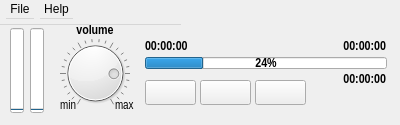
<?xml version="1.0" encoding="UTF-8"?>
<ui version="4.0">
 <class>AudioRecorder</class>
 <widget class="QDialog" name="AudioRecorder">
  <property name="geometry">
   <rect>
    <x>0</x>
    <y>0</y>
    <width>400</width>
    <height>125</height>
   </rect>
  </property>
  <property name="minimumSize">
   <size>
    <width>400</width>
    <height>125</height>
   </size>
  </property>
  <property name="maximumSize">
   <size>
    <width>400</width>
    <height>125</height>
   </size>
  </property>
  <property name="windowTitle">
   <string>AeonWave Audio Recorder</string>
  </property>
  <property name="toolTip">
   <string>&lt;html&gt;&lt;head/&gt;&lt;body&gt;&lt;p&gt;Audio Recorder&lt;/p&gt;&lt;/body&gt;&lt;/html&gt;</string>
  </property>
  <widget class="QMenuBar" name="menubar">
   <property name="geometry">
    <rect>
     <x>0</x>
     <y>0</y>
     <width>181</width>
     <height>25</height>
    </rect>
   </property>
   <widget class="QMenu" name="menuFile">
    <property name="title">
     <string>File</string>
    </property>
    <addaction name="actionOpenDir"/>
    <addaction name="actionOpen"/>
    <addaction name="actionHardware"/>
    <addaction name="actionExit"/>
   </widget>
   <widget class="QMenu" name="menuHelp">
    <property name="title">
     <string>Help</string>
    </property>
    <addaction name="actionLicense"/>
    <addaction name="actionAbout"/>
   </widget>
   <addaction name="menuFile"/>
   <addaction name="menuHelp"/>
  </widget>
  <widget class="QPushButton" name="stopRecord">
   <property name="geometry">
    <rect>
     <x>255</x>
     <y>80</y>
     <width>51</width>
     <height>25</height>
    </rect>
   </property>
   <property name="focusPolicy">
    <enum>Qt::NoFocus</enum>
   </property>
   <property name="toolTip">
    <string>&lt;html&gt;&lt;head/&gt;&lt;body&gt;&lt;p&gt;Stop&lt;/p&gt;&lt;/body&gt;&lt;/html&gt;</string>
   </property>
  </widget>
  <widget class="QLabel" name="timeCurrent">
   <property name="geometry">
    <rect>
     <x>145</x>
     <y>40</y>
     <width>71</width>
     <height>12</height>
    </rect>
   </property>
   <property name="font">
    <font>
     <family>Liberation Sans Narrow</family>
     <pointsize>10</pointsize>
     <weight>75</weight>
     <bold>true</bold>
    </font>
   </property>
   <property name="toolTip">
    <string>&lt;html&gt;&lt;head/&gt;&lt;body&gt;&lt;p&gt;Recording Time&lt;/p&gt;&lt;/body&gt;&lt;/html&gt;</string>
   </property>
   <property name="text">
    <string>00:00:00</string>
   </property>
   <property name="alignment">
    <set>Qt::AlignLeading|Qt::AlignLeft|Qt::AlignVCenter</set>
   </property>
  </widget>
  <widget class="QLabel" name="timeRemaining">
   <property name="geometry">
    <rect>
     <x>315</x>
     <y>40</y>
     <width>71</width>
     <height>12</height>
    </rect>
   </property>
   <property name="font">
    <font>
     <family>Liberation Sans Narrow</family>
     <pointsize>10</pointsize>
     <weight>75</weight>
     <bold>true</bold>
    </font>
   </property>
   <property name="toolTip">
    <string>&lt;html&gt;&lt;head/&gt;&lt;body&gt;&lt;p&gt;Time Remaining&lt;/p&gt;&lt;/body&gt;&lt;/html&gt;</string>
   </property>
   <property name="text">
    <string>00:00:00</string>
   </property>
   <property name="alignment">
    <set>Qt::AlignRight|Qt::AlignTrailing|Qt::AlignVCenter</set>
   </property>
  </widget>
  <widget class="QProgressBar" name="pctRecording">
   <property name="geometry">
    <rect>
     <x>145</x>
     <y>57</y>
     <width>242</width>
     <height>12</height>
    </rect>
   </property>
   <property name="font">
    <font>
     <family>Liberation Sans Narrow</family>
     <pointsize>10</pointsize>
     <weight>75</weight>
     <bold>true</bold>
    </font>
   </property>
   <property name="value">
    <number>24</number>
   </property>
  </widget>
  <widget class="QPushButton" name="startRecord">
   <property name="geometry">
    <rect>
     <x>145</x>
     <y>80</y>
     <width>51</width>
     <height>25</height>
    </rect>
   </property>
   <property name="focusPolicy">
    <enum>Qt::NoFocus</enum>
   </property>
   <property name="toolTip">
    <string>&lt;html&gt;&lt;head/&gt;&lt;body&gt;&lt;p&gt;Record&lt;/p&gt;&lt;/body&gt;&lt;/html&gt;</string>
   </property>
  </widget>
  <widget class="QLabel" name="timeTotal">
   <property name="geometry">
    <rect>
     <x>315</x>
     <y>73</y>
     <width>71</width>
     <height>12</height>
    </rect>
   </property>
   <property name="font">
    <font>
     <family>Liberation Sans Narrow</family>
     <pointsize>10</pointsize>
     <weight>75</weight>
     <bold>true</bold>
    </font>
   </property>
   <property name="toolTip">
    <string>&lt;html&gt;&lt;head/&gt;&lt;body&gt;&lt;p&gt;Total Time&lt;/p&gt;&lt;/body&gt;&lt;/html&gt;</string>
   </property>
   <property name="layoutDirection">
    <enum>Qt::LeftToRight</enum>
   </property>
   <property name="text">
    <string>00:00:00</string>
   </property>
   <property name="alignment">
    <set>Qt::AlignRight|Qt::AlignTrailing|Qt::AlignVCenter</set>
   </property>
  </widget>
  <widget class="QPushButton" name="pauseRecord">
   <property name="geometry">
    <rect>
     <x>200</x>
     <y>80</y>
     <width>51</width>
     <height>25</height>
    </rect>
   </property>
   <property name="focusPolicy">
    <enum>Qt::NoFocus</enum>
   </property>
   <property name="toolTip">
    <string>&lt;html&gt;&lt;head/&gt;&lt;body&gt;&lt;p&gt;Pause&lt;/p&gt;&lt;/body&gt;&lt;/html&gt;</string>
   </property>
  </widget>
  <widget class="QProgressBar" name="VUleft">
   <property name="geometry">
    <rect>
     <x>10</x>
     <y>28</y>
     <width>14</width>
     <height>85</height>
    </rect>
   </property>
   <property name="font">
    <font>
     <pointsize>10</pointsize>
     <weight>75</weight>
     <bold>true</bold>
    </font>
   </property>
   <property name="toolTip">
    <string>&lt;html&gt;&lt;head/&gt;&lt;body&gt;&lt;br&gt;Left channel&lt;/br&gt;&lt;br&gt;VU meter&lt;/br&gt;&lt;/body&gt;&lt;/html&gt;</string>
   </property>
   <property name="value">
    <number>0</number>
   </property>
   <property name="orientation">
    <enum>Qt::Vertical</enum>
   </property>
   <property name="format">
    <string/>
   </property>
  </widget>
  <widget class="QProgressBar" name="VUright">
   <property name="geometry">
    <rect>
     <x>30</x>
     <y>28</y>
     <width>14</width>
     <height>85</height>
    </rect>
   </property>
   <property name="font">
    <font>
     <pointsize>10</pointsize>
     <weight>75</weight>
     <bold>true</bold>
    </font>
   </property>
   <property name="toolTip">
    <string>&lt;html&gt;&lt;head/&gt;&lt;body&gt;&lt;br&gt;Right channel&lt;/br&gt;&lt;br&gt;VU meter&lt;/br&gt;&lt;/body&gt;&lt;/html&gt;</string>
   </property>
   <property name="value">
    <number>0</number>
   </property>
   <property name="orientation">
    <enum>Qt::Vertical</enum>
   </property>
   <property name="format">
    <string/>
   </property>
  </widget>
  <widget class="QDial" name="volume">
   <property name="geometry">
    <rect>
     <x>60</x>
     <y>33</y>
     <width>70</width>
     <height>80</height>
    </rect>
   </property>
   <property name="focusPolicy">
    <enum>Qt::NoFocus</enum>
   </property>
   <property name="value">
    <number>80</number>
   </property>
   <property name="notchesVisible">
    <bool>true</bool>
   </property>
  </widget>
  <widget class="QLabel" name="labelVolumeMin">
   <property name="geometry">
    <rect>
     <x>45</x>
     <y>98</y>
     <width>31</width>
     <height>16</height>
    </rect>
   </property>
   <property name="font">
    <font>
     <family>Liberation Sans Narrow</family>
     <pointsize>9</pointsize>
     <weight>50</weight>
     <bold>false</bold>
    </font>
   </property>
   <property name="text">
    <string>min</string>
   </property>
   <property name="alignment">
    <set>Qt::AlignRight|Qt::AlignTrailing|Qt::AlignVCenter</set>
   </property>
  </widget>
  <widget class="QLabel" name="labelVolumeMax">
   <property name="geometry">
    <rect>
     <x>115</x>
     <y>98</y>
     <width>31</width>
     <height>16</height>
    </rect>
   </property>
   <property name="font">
    <font>
     <family>Liberation Sans Narrow</family>
     <pointsize>9</pointsize>
     <weight>50</weight>
     <bold>false</bold>
    </font>
   </property>
   <property name="text">
    <string>max</string>
   </property>
   <property name="alignment">
    <set>Qt::AlignLeading|Qt::AlignLeft|Qt::AlignVCenter</set>
   </property>
  </widget>
  <widget class="QLabel" name="labelVolume">
   <property name="geometry">
    <rect>
     <x>60</x>
     <y>20</y>
     <width>70</width>
     <height>20</height>
    </rect>
   </property>
   <property name="font">
    <font>
     <family>Liberation Sans Narrow</family>
     <pointsize>10</pointsize>
     <weight>75</weight>
     <bold>true</bold>
    </font>
   </property>
   <property name="text">
    <string>volume</string>
   </property>
   <property name="alignment">
    <set>Qt::AlignCenter</set>
   </property>
  </widget>
  <action name="actionOpen">
   <property name="text">
    <string>Select File</string>
   </property>
   <property name="toolTip">
    <string>Select an Input File</string>
   </property>
   <property name="shortcut">
    <string>Ctrl+F</string>
   </property>
  </action>
  <action name="actionExit">
   <property name="text">
    <string>Exit</string>
   </property>
   <property name="toolTip">
    <string>Close the application</string>
   </property>
   <property name="shortcut">
    <string>Ctrl+X</string>
   </property>
  </action>
  <action name="actionHardware">
   <property name="text">
    <string>Configure</string>
   </property>
   <property name="toolTip">
    <string>Hardware Configuration</string>
   </property>
   <property name="shortcut">
    <string>Ctrl+H</string>
   </property>
  </action>
  <action name="actionAbout">
   <property name="text">
    <string>About</string>
   </property>
   <property name="shortcut">
    <string>Ctrl+A</string>
   </property>
  </action>
  <action name="actionLicense">
   <property name="text">
    <string>Copyright License</string>
   </property>
   <property name="shortcut">
    <string>Ctrl+C</string>
   </property>
  </action>
  <action name="actionOpenDir">
   <property name="text">
    <string>Open Directory</string>
   </property>
   <property name="shortcut">
    <string>Ctrl+D</string>
   </property>
  </action>
  <action name="actionInfo">
   <property name="text">
    <string>Song Info</string>
   </property>
   <property name="shortcut">
    <string>Ctrl+I</string>
   </property>
  </action>
 </widget>
 <tabstops>
  <tabstop>startRecord</tabstop>
  <tabstop>pauseRecord</tabstop>
  <tabstop>stopRecord</tabstop>
 </tabstops>
 <resources/>
 <connections/>
</ui>
